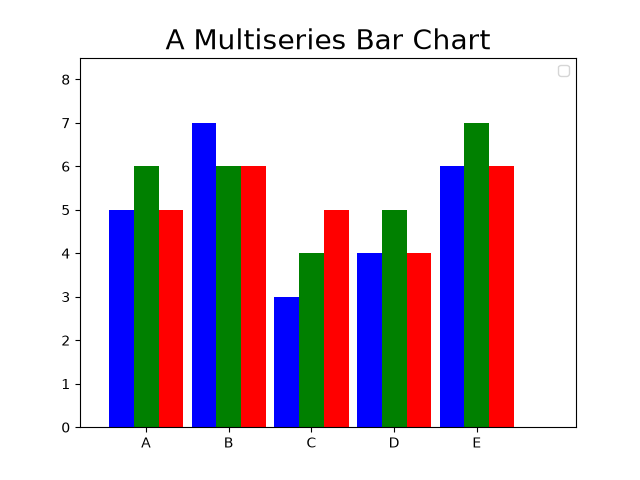

Recreate this plot in Python.
import matplotlib.pyplot as plt 
import numpy as np 

index = np.arange(5) + 0.5 

v1 = [5,7,3,4,6]
v2 = [6,6,4,5,7]
v3 = [5,6,5,4,6]

bw = 0.3 
plt.axis([0, 6.0, 0, 8.5])
plt.title("A Multiseries Bar Chart", fontsize=20)
plt.bar(index, v1, bw, color='b')
plt.bar(index + bw, v2, bw, color='g')
plt.bar(index + 2 * bw, v3, bw, color='r')
plt.xticks(index + bw, ['A', 'B', 'C', 'D', 'E'])
plt.legend()
plt.show() 
